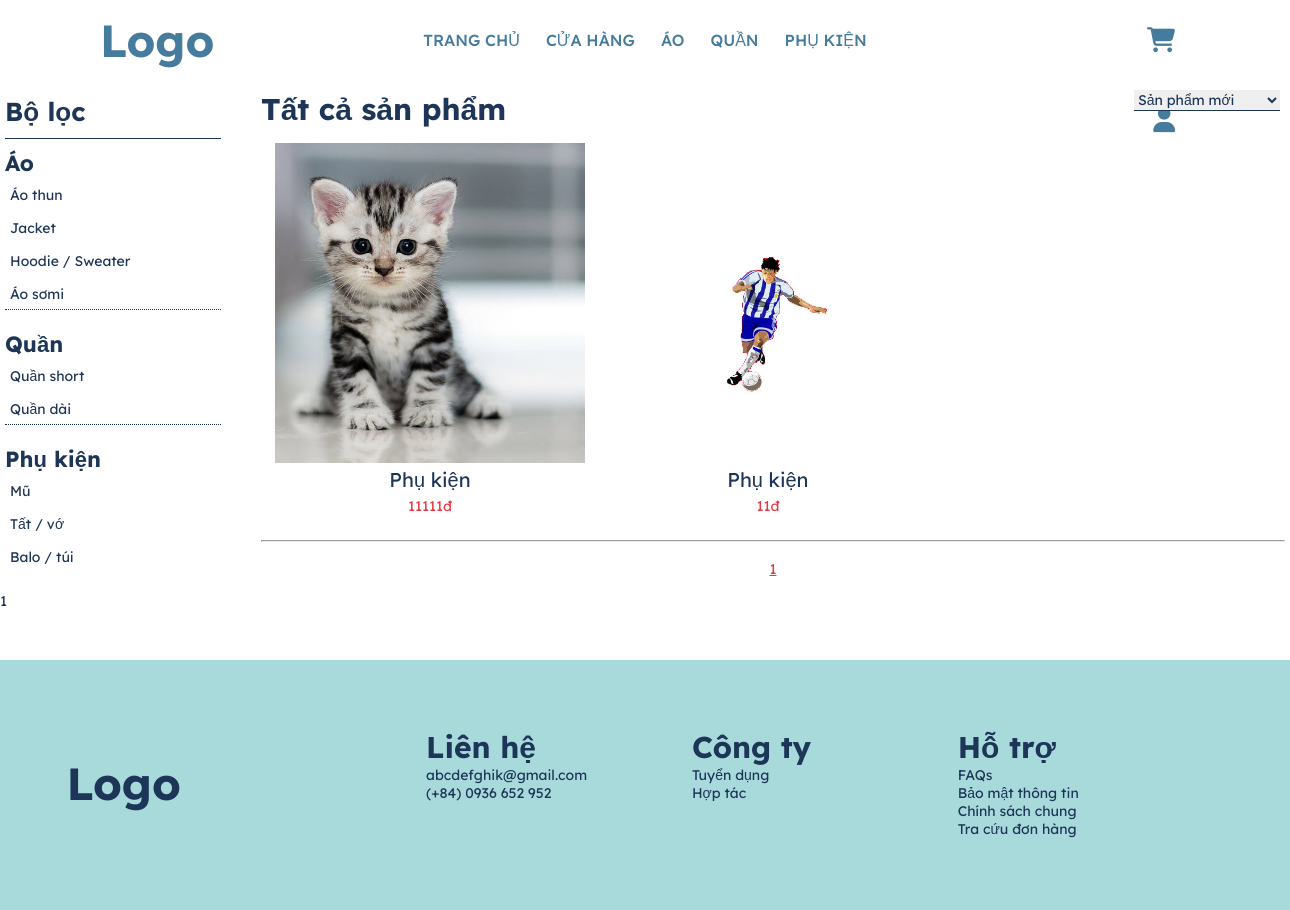
The page /products_category.php?id=5 on the database its author committed.
### tables this page shows
CREATE TABLE `category` (
  `id` int(11) NOT NULL,
  `name` varchar(50) NOT NULL
);

CREATE TABLE `product` (
  `id` int(11) NOT NULL,
  `name` varchar(50) NOT NULL,
  `description` text NOT NULL,
  `img` text NOT NULL,
  `price` int(11) NOT NULL,
  `manufacturers_id` int(11) NOT NULL,
  `category_detail_id` int(11) NOT NULL
);

### products_category.php (the view, shortened to what this page needs)
<!DOCTYPE html>
<html lang="en">
<head>
    <link rel="stylesheet" href="assets/css/style.css">
    <link rel="stylesheet" href="assets/css/products.css">
</head>
<body>
    <?php
    require 'admin/connect.php';
    $id=$_GET['id'];
    $page = 1;
    $sql_number_of_product = "select count(*) from product join category_detail ON product.category_detail_id=category_detail.id JOIN category on category_detail.category_id=category.id  where category.id='$id'";
    $product_array = mysqli_query($connect, $sql_number_of_product);
    $product_array_result = mysqli_fetch_array($product_array);
    $number_of_product = $product_array_result['count(*)'];
    $product_in_page = 15;
    $number_page = ceil($number_of_product / $product_in_page);
    $skip = $product_in_page * ($page - 1);
    $sql_show_product = "select * from product join category_detail ON product.category_detail_id=category_detail.id JOIN category on category_detail.category_id=category.id  where category.id='$id'
    limit $product_in_page offset $skip";
    $show_product = mysqli_query($connect, $sql_show_product);
    ?>
    <?php
    require 'header.php';
    ?>
    <div class="main_products">
        <div class="category">
            <div class="header_category">
                <h4>Bộ lọc</h4>
            </div>
            <div class="cate_item">
                <h5>Áo</h5>
                <ul>
                    <li>
                        <a href="">Áo thun</a>
                    </li>
                    <li>
                        <a href="">Jacket</a>
                    </li>
                    <li>
                        <a href="">Hoodie / Sweater</a>
                    </li>
                    <li>
                        <a href="">Áo sơmi</a>
                    </li>
                </ul>
            </div>
            <div class="cate_item">
                <h5>Quần</h5>
                <ul>
                    <li>
                        <a href="">Quần short</a>
                    </li>
                    <li>
                        <a href="">Quần dài</a>
                    </li>
                </ul>
            </div>
            <div class="cate_item">
                <h5>Phụ kiện</h5>
                <ul>
                    <li>
                        <a href="">Mũ</a>
                    </li>
                    <li>
                        <a href="">Tất / vớ</a>
                    </li>
                    <li>
                        <a href="">Balo / túi</a>
                    </li>
                </ul>
            </div>
        </div>
        <div class="products">
            <div class="header_product">
                <div class="title_product">
                    <h3>Tất cả sản phẩm</h3>
                </div>
                <div class="sort_product">
                    <select name="" id="">
                        <option value="Sản phẩm mới" selected><a href="">Sản phẩm mới </a></option>
                    </select>
                </div>
            </div>
            <div class="table">
                <?php foreach ($show_product as $each) { ?>
                    <div class="thumbnail">
                        <div class="image">
                            <a href="product-detail">
                                <img class="img_thumb" src="admin/product/photos/<?php echo $each['img'] ?>">
                            </a>
                        </div>
                        <div class="caption">
                            <a href=""><?php echo $each['name'] ?></a>
                            <p class="price"><?php echo $each['price'] ?>đ</p>
                        </div>
                    </div>
                <?php } ?>
            </div>
            <div class="page">
                <hr>
                <br>
                <div class="number">
                    <?php for ($i = 1; $i <= $number_page; $i++) { ?>
                        <?php if ($i == $page) { ?>
                            <a href="?page=<?php echo $i ?>" class="this_page" id="this_page">
                                <?php echo $i ?>
                            </a>
                        <?php } else { ?>
                            <a href="?page=<?php echo $i ?>">
                                <?php echo $i ?>
                            </a>
                        <?php } ?>
                    <?php  } ?>
                </div>
            </div>
        </div>
    </div>
    <p id="number_page"><?php echo $number_page ?></p>
    <?php include 'footer.php' ?>
</body>
</html>

### header.php (shortened to what this page needs)
<?php require 'admin/connect.php';
$sql="select * from category ";
$result=mysqli_query($connect,$sql);
?>
<link rel="stylesheet" href="assets/css/header.css">
<header>
    <nav class="header">
        <div class="logo">
            <a href="index.php">Logo</a>
        </div>
        <div class="menu">
            <ul class="ul_1">
                <li>
                    <a href="index.php">Trang chủ </a>
                </li>
                <li>
                    <a href="products.php">Cửa hàng</a>
                </li>
                <?php  foreach ($result as $key => $each) {?>
                <li>
                    <a href="products_category.php?id=<?php echo $each['id']?>"><?php echo $each['name']?></a>
                </li>
                 <?php }?>
            </ul>
        </div>
        <div class="icon">
            <a href="cart.php"><i class="fas fa-shopping-cart"></i></a>
            <a href=""><i class="fas fa-user"></i></a>
        </div>
    </nav>
</header>

### assets/css/style.css (style rules this page uses)
* { padding: 0; margin: 0; text-decoration: none; list-style: none; box-sizing: border-box; font-family: "Lexend Deca", sans-serif; font-weight: 400; font-size: 14px; color: #1d3557; }
h3 { font-weight: bold; font-size: 30px; }
h4 { font-weight: bold; font-size: 26px; }
h5 { font-weight: bold; font-size: 22px; }
select { border: none; border-bottom: #1d3557 1px solid; }

### assets/css/products.css (style rules this page uses)
.main_products { display: flex; width: 1280px; margin: 0 auto; }
.main_products .category { width: 20%; padding-right: 40px; }
.main_products .products { width: 80%; display: flexbox; }
.category .header_category { padding: 15px 5px 10px 0; border-bottom: 1px #1d3557 solid; margin-bottom: 10px; }
.category .cate_item { text-align: start; }
.category .cate_item { border-bottom: 1px #1d3557 dotted; margin-bottom: 20px; }
.category .cate_item:last-child { border-bottom: none; }
.category .cate_item ul li { padding: 5px; font-size: 18px; }
.products .header_product { display: flex; width: 100%; padding: 10px 5px 15px 0; }
.products .title_product { width: 60%; }
.products .sort_product { width: 40%; text-align: end; }
.products .table { width: 100%; float: left; }
.products .thumbnail { width: 33%; float: left; text-align: center; }
.products .thumbnail .img_thumb { width: 310px; height: 320px; object-fit: cover; object-position: 50% 20%; }
.products .thumbnail .caption { padding-bottom: 20px; }
.products .thumbnail .caption a { font-size: 20px; }
.products .thumbnail .caption .price { color: #e63946; padding: 5px; }
.products .page { width: 100%; text-align: center; }
.products .page a { padding: 0 5px; }
.products .page .this_page { text-decoration: underline; color: #e63946; }

### assets/css/header.css (style rules this page uses)
.header { background-color: #fff; width: 100%; height: 80px; display: flex; }
.header .logo { width: 15%; }
.header .logo > a { color: #457b9d; font-size: 45px; font-weight: bold; line-height: 80px; padding: 0 100px; }
.header .menu { width: 70%; text-align: center; }
.header .menu ul.ul_1 { height: 80px; display: flex; align-items: center; justify-content: center; }
.header .menu ul.ul_1 li a { color: #457b9d; font-size: 16px; font-weight: 500; padding: 7px 13px; border-radius: 3px; text-transform: uppercase; }
.header .icon { width: 15%; padding-right: 100px; text-align: end; }
.header .icon a i { font-size: 25px; color: #457b9d; line-height: 80px; border-radius: 3px; padding: 0 15px; }

### rows shown on the page
category: name "ÁO"
category: name "QUẦN"
category: name "PHỤ KIỆN"
product: img (picture), category.name "Phụ kiện", price "11111"
product: img (picture), category.name "Phụ kiện", price "11"

### other values the page prints
$number_page "1"
